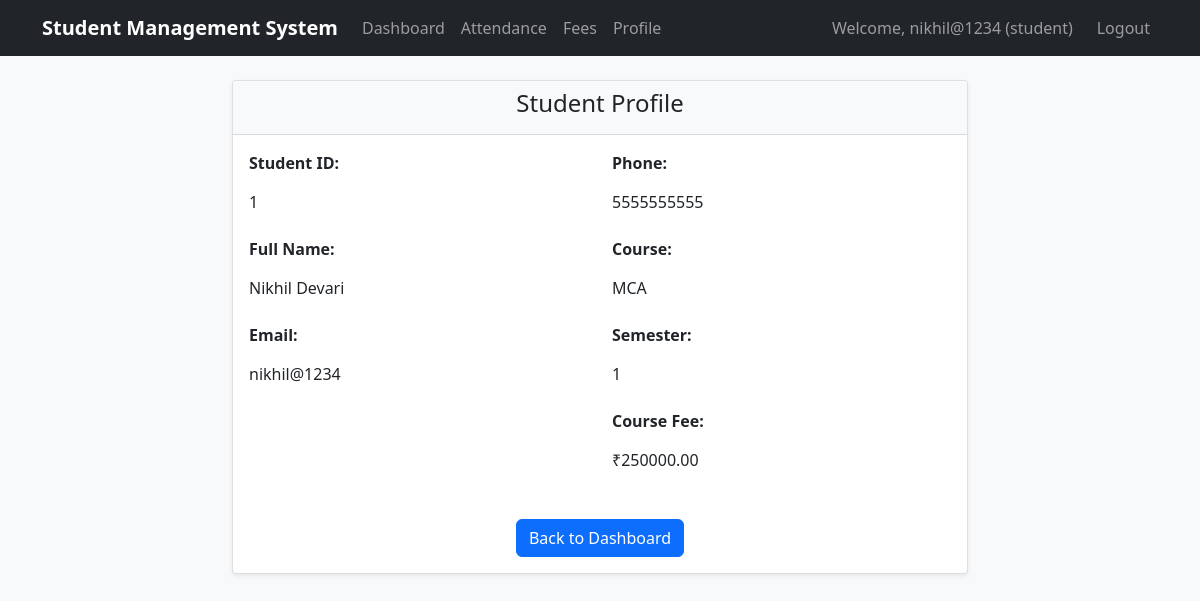
/student/profile (signed in), run on the app's committed database.
### tables this page shows
CREATE TABLE students (
            id INTEGER PRIMARY KEY AUTOINCREMENT,
            student_id TEXT UNIQUE NOT NULL,
            name TEXT NOT NULL,
            email TEXT UNIQUE NOT NULL,
            phone TEXT,
            course_id INTEGER,
            semester INTEGER NOT NULL,
            password TEXT NOT NULL,
            created_at TIMESTAMP DEFAULT CURRENT_TIMESTAMP,
            FOREIGN KEY (course_id) REFERENCES courses (id)
        );

CREATE TABLE courses (
            id INTEGER PRIMARY KEY AUTOINCREMENT,
            course_code TEXT UNIQUE NOT NULL,
            course_name TEXT NOT NULL,
            fee_amount DECIMAL(10,2) NOT NULL,
            duration INTEGER,
            description TEXT,
            created_at TIMESTAMP DEFAULT CURRENT_TIMESTAMP
        );

### app.py (the view)
@app.route('/student/profile')
def student_profile():
    if 'user_type' not in session or session['user_type'] != 'student':
        return redirect(url_for('login'))
    conn = get_db_connection()
    student = conn.execute('''
        SELECT s.*, c.course_name, c.fee_amount
        FROM students s
        LEFT JOIN courses c ON s.course_id = c.id
        WHERE s.id = ?
    ''', (session['user_id'],)).fetchone()
    conn.close()
    return render_template('view_students.html', student=student)

### database.py (called while the page is built)
def get_db_connection():
    conn = sqlite3.connect('student_management.db')
    conn.row_factory = sqlite3.Row
    return conn

### templates/view_students.html (shortened to what this page needs)
{% extends "base.html" %}
{% block content %}
<div class="row justify-content-center">
    <div class="col-md-8">
        <div class="card">
            <div class="card-header">
                <h4 class="text-center">Student Profile</h4>
            </div>
            <div class="card-body">
                {% if student %}
                <div class="row">
                    <div class="col-md-6">
                        <div class="mb-3">
                            <label class="form-label"><strong>Student ID:</strong></label>
                            <p class="form-control-plaintext">{{ student.student_id }}</p>
                        </div>
                        <div class="mb-3">
                            <label class="form-label"><strong>Full Name:</strong></label>
                            <p class="form-control-plaintext">{{ student.name }}</p>
                        </div>
                        <div class="mb-3">
                            <label class="form-label"><strong>Email:</strong></label>
                            <p class="form-control-plaintext">{{ student.email }}</p>
                        </div>
                    </div>
                    <div class="col-md-6">
                        <div class="mb-3">
                            <label class="form-label"><strong>Phone:</strong></label>
                            <p class="form-control-plaintext">{{ student.phone or 'N/A' }}</p>
                        </div>
                        <div class="mb-3">
                            <label class="form-label"><strong>Course:</strong></label>
                            <p class="form-control-plaintext">{{ student.course_name or 'Not Assigned' }}</p>
                        </div>
                        <div class="mb-3">
                            <label class="form-label"><strong>Semester:</strong></label>
                            <p class="form-control-plaintext">{{ student.semester }}</p>
                        </div>
                        {% if student.fee_amount %}
                        <div class="mb-3">
                            <label class="form-label"><strong>Course Fee:</strong></label>
                            <p class="form-control-plaintext">₹{{ "%.2f"|format(student.fee_amount) }}</p>
                        </div>
                        {% endif %}
                    </div>
                </div>
                {% else %}
                <p class="text-muted text-center">No profile information available.</p>
                {% endif %}
                <div class="text-center mt-4">
                    <a href="{{ url_for('student_dashboard') }}" class="btn btn-primary">Back to Dashboard</a>
                </div>
            </div>
        </div>
    </div>
</div>
{% endblock %}

### templates/base.html (shortened to what this page needs)
<!DOCTYPE html>
<html lang="en">
<head>
    <link href="https://cdn.jsdelivr.net/npm/bootstrap@5.1.3/dist/css/bootstrap.min.css" rel="stylesheet">
    <link href="{{ url_for('static', filename='style.css') }}" rel="stylesheet">
</head>
<body>
    <nav class="navbar navbar-expand-lg navbar-dark bg-dark">
        <div class="container">
            <a class="navbar-brand" href="{{ url_for('admin_dashboard' if session.user_type == 'admin' else 'student_dashboard') }}">
                Student Management System
            </a>
            {% if session.user_type %}
            <div class="collapse navbar-collapse" id="navbarNav">
                <ul class="navbar-nav me-auto">
                    {% if session.user_type == 'admin' %}
                    <li class="nav-item dropdown">
                        <a class="nav-link dropdown-toggle" href="#" id="navbarDropdown" role="button" data-bs-toggle="dropdown">
                            Management
                        </a>
                        <ul class="dropdown-menu">
                            <li><a class="dropdown-item" href="{{ url_for('manage_courses') }}">Courses</a></li>
                            <li><a class="dropdown-item" href="{{ url_for('manage_students') }}">Students</a></li>
                            <li><a class="dropdown-item" href="{{ url_for('manage_fees') }}">Fee Records</a></li>
                            <li><a class="dropdown-item" href="{{ url_for('admin_attendance') }}">Attendance</a></li>
                        </ul>
                    </li>
                    {% else %}
                    <li class="nav-item">
                        <a class="nav-link" href="{{ url_for('student_dashboard') }}">Dashboard</a>
                    </li>
                    <li class="nav-item">
                        <a class="nav-link" href="{{ url_for('student_attendance') }}">Attendance</a>
                    </li>
                    <li class="nav-item">
                        <a class="nav-link" href="{{ url_for('student_fees') }}">Fees</a>
                    </li>
                    <li class="nav-item">
                        <a class="nav-link" href="{{ url_for('student_profile') }}">Profile</a>
                    </li>
                    {% endif %}
                </ul>
                {% endif %}
                <div class="navbar-nav ms-auto">
                    {% if session.user_type %}
                        <span class="navbar-text me-3">
                            Welcome, {{ session.username }} ({{ session.user_type }})
                        </span>
                        <a class="nav-link" href="{{ url_for('logout') }}">Logout</a>
                    {% endif %}
                </div>
            </div>
        </div>
    </nav>
    <div class="container mt-4">
        {% block content %}{% endblock %}
    </div>
</body>
</html>

### static/css/style.css (style rules this page uses)
body { background-color: #f8f9fa; }
.card { box-shadow: 0 0.125rem 0.25rem rgba(0, 0, 0, 0.075); border: 1px solid rgba(0, 0, 0, 0.125); }
.card-header { background-color: #f8f9fa; border-bottom: 1px solid rgba(0, 0, 0, 0.125); }
.btn { border-radius: 0.375rem; }
.navbar-brand { font-weight: bold; }

### data on the page
students: username "nikhil@1234", student_id "1", name "Nikhil Devari", email "nikhil@1234", phone "5555555555", semester "1"
courses: course_name "MCA", fee_amount "250000.00"

### other printed values
{{ session.user_type }} "student"
